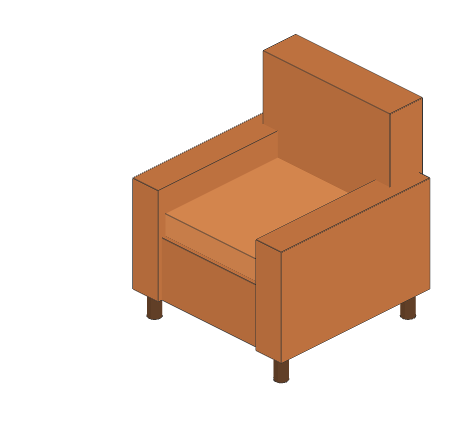
#> input picture .claude/examples/reading_armchair/render.png, 461 x 421 px
$ python burton_measure.py ../../../../.claude/examples/reading_armchair/render.png
#> lines starting #> are read from the running program, lines starting #| are printed output that depends on the picture; after the words box and inside, x2 and y2 are one past the last pixel; in counts of white or black regions, pixels touching at a corner belong together
### YTB/claysheet/measure.py
"""Measure a character's parts on a turnaround sheet (or on our flat-colour ID render) so the two can be compared.

    python measure.py sheet REF.png  [--view 0]     a model sheet: parts found by colour
    python measure.py ids   RENDER.png [--view 0]   our ID render: hair/skin/top/pants/shoes painted in flat colours

Prints JSON: every landmark as a fraction of the figure's height (0 = top of the hair, 1 = sole of the shoes),
and every width as a fraction of the same height. Views are found left to right (0 = front)."""
import sys, json
import numpy as np
from PIL import Image

PARTS = ['hair', 'skin', 'top', 'pants', 'shoes']
ID = {'hair': (255, 0, 0), 'skin': (0, 255, 0), 'top': (0, 0, 255), 'pants': (255, 255, 0), 'shoes': (255, 0, 255)}

# [19 lines left out: functions classify_sheet, classify_ids, not called in this run]

def views(fg):
    cols = fg.sum(0) > 20; spans = []; x = 0
    while x < len(cols):
        if cols[x]:
            s = x
            while x < len(cols) and cols[x]: x += 1
            if x - s > 40: spans.append((s, x))
        x += 1
    return spans

def band(mask, frac=.12, mn=6):
    """first and last rows where the part is solid (ignores specks and rims)"""
    c = mask.sum(1); thr = max(mn, frac * c.max()) if c.max() else 1e9
    ys = np.where(c >= thr)[0]; return (int(ys.min()), int(ys.max())) if len(ys) else (None, None)

# [6 lines left out: function width_at, not called in this run]

def measure(m, fg, view):
    core = m['hair'] | m['top'] | m['pants']
    x0, x1 = views(core)[view]; pad = 30; x0 = max(0, x0 - pad); x1 = min(fg.shape[1], x1 + pad)
    m = {k: v[:, x0:x1].copy() for k, v in m.items()}
    t0, t1 = band(m['top'], .3)                                   # the hoodie body (solid rows)
    # tidy: hair can only be above the hoodie hem; trousers only below the hoodie top; skin rims on the hoodie are not skin
    m['hair'][t1:] = False; m['pants'][:t0 + int(.5 * (t1 - t0))] = False
    m['hair'] |= (m['pants'] & False)
    p0, p1 = band(m['pants'], .25)
    pc, sc = m['pants'].sum(1), m['shoes'].sum(1)
    for y in range(p0 + 50, p1 + 1):                                  # the hem: where the shoes take over from the trousers
        if sc[y] > pc[y]: p1 = y - 1; break
    cols = np.where(m['pants'][p0:p1].any(0))[0]; cx0, cx1 = cols.min() - 15, cols.max() + 15
    sh = m['shoes'].copy(); sh[:p1 - 5] = False; sh[:, :cx0] = False; sh[:, cx1:] = False; m['shoes'] = sh
    s0, s1 = band(sh, .2)
    if s0 is not None and s0 < p1: s0 = p1
    top, h1 = band(m['hair'], .05)
    bot = s1 if s1 is not None else p1
    Hh = bot - top
    f = lambda y: round((y - top) / Hh, 4) if y is not None else None
    w = lambda px: round(px / Hh, 4)
    face = m['skin'].copy(); face[t0:] = False; f0, f1 = band(face, .2)
    hands = m['skin'].copy(); hands[:t0 + int(.6 * (t1 - t0))] = False; hands[p1:] = False; hd0, hd1 = band(hands, .05, 3)
    tops = m['top'].copy(); tt0, _ = band(tops, .08)
    # poke check: garment pixels showing THROUGH the hair (garment with hair on both sides in the same row, above the hair's end)
    poke = 0
    for y in range(top, h1 + 1):
        hx = np.where(m['hair'][y])[0]
        if len(hx) < 2: continue
        row = m['top'][y, hx.min():hx.max() + 1]
        if row.any():
            inside = row.copy(); hrow = m['hair'][y, hx.min():hx.max() + 1]
            left = np.maximum.accumulate(hrow); right = np.maximum.accumulate(hrow[::-1])[::-1]
            poke += int((inside & left & right).sum())
    return {
        'height_px': int(Hh), 'poke_px': poke,
        'hair_bottom': f(h1), 'face_top': f(f0), 'chin': f(f1),
        'top_top': f(tt0), 'top_hem': f(t1), 'hands_bottom': f(hd1),
        'pants_hem': f(p1), 'shoes_top': f(s0),
        'w_hair': w(max(width_at(m['hair'], y) for y in range(top, h1 + 1, 4))),
        'w_face': w(width_at(face, (f0 + f1) // 2)) if f0 is not None else None,
        'w_top_shoulders': w(width_at(m['top'], t0 + int(.15 * (t1 - t0)))),
        'w_top_mid': w(width_at(m['top'], (t0 + t1) // 2)),
        'w_top_hem': w(width_at(m['top'], t1 - 3)),
        'w_pants_mid': w(width_at(m['pants'], (p0 + p1) // 2)),
        'w_shoes': w(width_at(sh, s0 + int(.35 * (s1 - s0)))) if s0 is not None else None,
    }

# [10 lines that do not run on import are left out]

### YTB/horror/blender/measure/burton_measure.py
"""Measure the Burton Haru turnaround (YTB/channel_art/burton_turnaround.png) with the clay-character skill's measure().
Her skin is pale grey-white like the sneakers and close to the background, so the parts are found differently from
classify_sheet(): background by difference from the top rows, hair = very dark, hoodie = olive/mustard, trousers =
mid grey, and light foreground pixels are skin above the trouser hems and shoes below them.
uv run --no-project --with pillow --with numpy python -I burton_measure.py SHEET.png --view N [--debug seg.png]
"""
import sys, os, json
import numpy as np
from PIL import Image
sys.path.insert(0, os.path.join(os.path.dirname(os.path.abspath(__file__)), '..', '..', '..', '..', '.claude', 'skills',
                                'clay-character', 'scripts'))
import measure as M


def classify(im):
    r, g, b = im[..., 0], im[..., 1], im[..., 2]
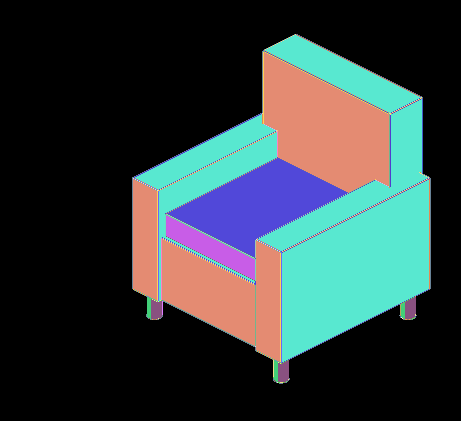
#> r: shape (421, 461) int64; 41 distinct labels, from 0 to 211; one colour per label, 0 black
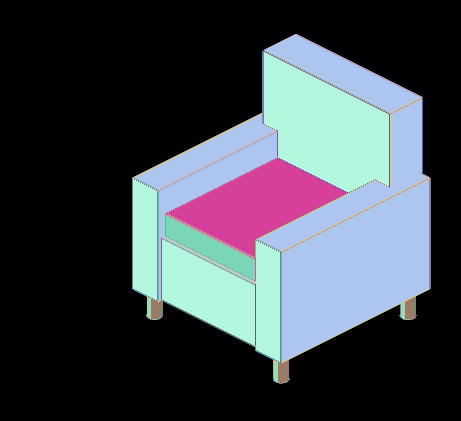
#> g: shape (421, 461) int64; 40 distinct labels, from 0 to 133; one colour per label, 0 black
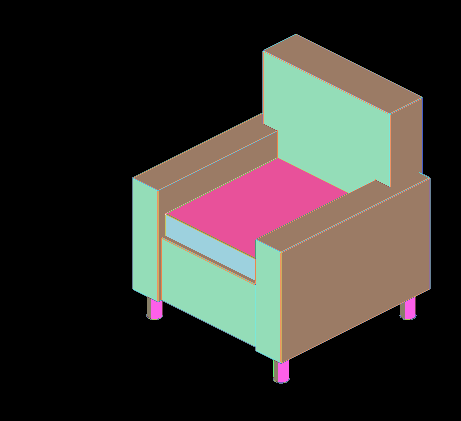
#> b: shape (421, 461) int64; 33 distinct labels, from 0 to 77; one colour per label, 0 black
    lum = .299 * r + .587 * g + .114 * b; sat = im.max(-1) - im.min(-1)
#> after `sat = im.max(-1) - im.min(-1)`:
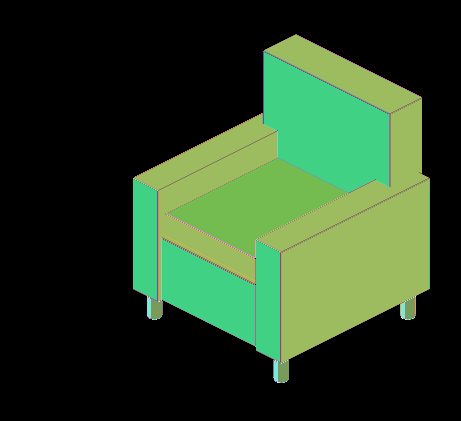
#> sat: shape (421, 461) int64; 38 distinct labels, from 0 to 134; one colour per label, 0 black
    H = im.shape[0]; yy = np.arange(H)[:, None]
#> after `H = im.shape[0]`: H = 421
#> after `yy = np.arange(H)[:, None]`: yy = 421 values from 0 to 420
    # background: bluish and brightening toward the floor -> estimate it per row from the left and right edges
    bg = np.median(np.concatenate([im[:, :15], im[:, -15:]], 1), 1)[:, None, :]
#> bg = 421 rows, first 8: [0, 0, 0], [0, 0, 0], [0, 0, 0], [0, 0, 0], [0, 0, 0], [0, 0, 0], [0, 0, 0], [0, 0, 0]
    fg = np.abs(im - bg).sum(-1) > 35
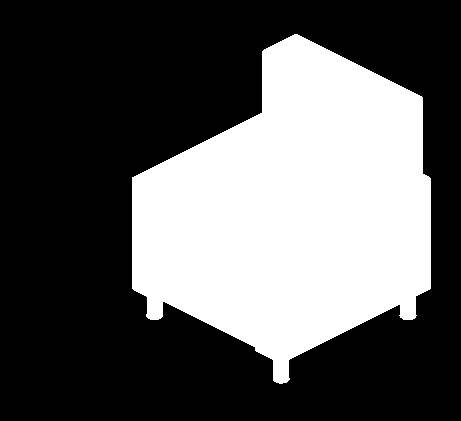
#> fg: shape (421, 461) bool; 35.2% white; 1 white region, box (x1, y1, x2, y2) and area: (132, 34, 431, 384) 68303
    top = fg & (sat > 28) & (r > b + 25) & (lum > 40) & (lum < 200)
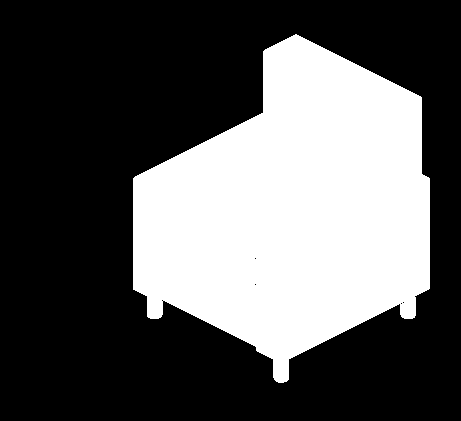
#> top: shape (421, 461) bool; 34.8% white; 1 white region, box (x1, y1, x2, y2) and area: (133, 34, 430, 383) 67547
    rows = np.where(top.sum(1) > 150)[0]                     # the hoodie is far wider than a hand
#> rows = 231 values from 93 to 323
    hem = int(rows.max()) if len(rows) else H // 2           # lowest solid hoodie row
#> hem = 323
    warm_light = fg & (lum > 105) & (r >= b + 4) & (sat < 70) & ~top
#> warm_light: shape (421, 461) bool; every value is 0
    neutral_light = fg & (lum > 150) & (sat < 35) & ~top
    dark = fg & (lum < 120) & (sat < 32) & ~top
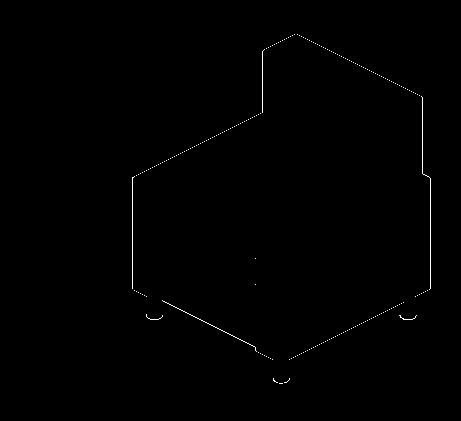
#> dark: shape (421, 461) bool; 0.39% white in thin lines or dots, all inside (x1, y1, x2, y2) = (132, 34, 431, 384)
    # shoes start where, going down the legs, light pixels outnumber the dark trouser pixels
    light_any = (neutral_light | warm_light)
    shoe_top = H
#> shoe_top = 421
    for y in range(hem + 120, H):
        nl, nd = int(light_any[y].sum()), int(dark[y].sum())
        if nl > 40 and nl > nd: shoe_top = y; break
    m = {'top': top}
    m['hair'] = dark & (yy < hem - 10)                        # black hair and its grey highlights, above the hem
    m['pants'] = dark & (yy > hem - 10) & (yy < shoe_top + 6)
    m['shoes'] = (neutral_light | warm_light) & (yy >= shoe_top) & (yy < shoe_top + 70)
    m['skin'] = warm_light & (yy < shoe_top) & ~m['hair']
    fg = m['hair'] | m['top'] | m['pants'] | m['shoes'] | m['skin']
#> fg: shape (421, 461) bool; 35.2% white; 1 white region, box (x1, y1, x2, y2) and area: (132, 34, 431, 384) 68300
    return m, fg


if __name__ == '__main__':
    im = np.asarray(Image.open(sys.argv[1]).convert('RGB')).astype(int)
    view = int(sys.argv[sys.argv.index('--view') + 1]) if '--view' in sys.argv else 0
    m, fg = classify(im)
#> m = 5 items
    if '--debug' in sys.argv:
        dbg = np.full(im.shape, 30, np.uint8)
        for k in M.PARTS: dbg[m[k]] = M.ID[k]
        Image.fromarray(dbg).save(sys.argv[sys.argv.index('--debug') + 1])
    print(json.dumps(M.measure(m, fg, view), indent=1))
#> the loop in views, `while x < len(cols):` made 162 passes
#> s on pass 133: 132
#> after the loop in views, `while x < len(cols):`: spans = [(132, 431)]; x = 461
#> in measure, `x0, x1 = views(core)[view]`: x0 = 132; x1 = 431
#> in measure, `x0 = max(0, x0 - pad)`: x0 = 102
#> in measure, `x1 = min(fg.shape[1], x1 + pad)`: x1 = 461
#> in measure, `m = {k: v[:, x0:x1].copy() for k, v in m.items()}`: m = 5 items
#> in band, `c = mask.sum(1)`: c = 421 values, max 297 at index 178, min 0 at index 0, mean 160.4
#> in band, `thr = max(mn, frac * c.max()) if c.max() else 1000000000.0`: thr = 89.1
#> in band, `ys = np.where(c >= thr)[0]`: ys = 277 values from 62 to 338
#> in measure, `t0, t1 = band(m['top'], .3)`: t0 = 62; t1 = 338
#> in measure, `p0, p1 = band(m['pants'], .25)`: p0 = 315; p1 = 319
#> in measure, `pc, sc = m['pants'].sum(1), m['shoes'].sum(1)`: pc = 421 values, max 22 at index 319, min 0 at index 0, mean 0.442; sc = 421 values from 0 to 0
#> in measure, `cols = np.where(m['pants'][p0:p1].any(0))[0]`: cols = 29 values from 44 to 314
#> in measure, `cx0, cx1 = (cols.min() - 15, cols.max() + 15)`: cx0 = 29; cx1 = 329
#> in measure, `sh = m['shoes'].copy()`: sh: shape (421, 359) bool; every value is 0
#> in measure, `bot = s1 if s1 is not None else p1`: bot = 319
#> (the run stopped early here; a loop or call above may not have finished)
